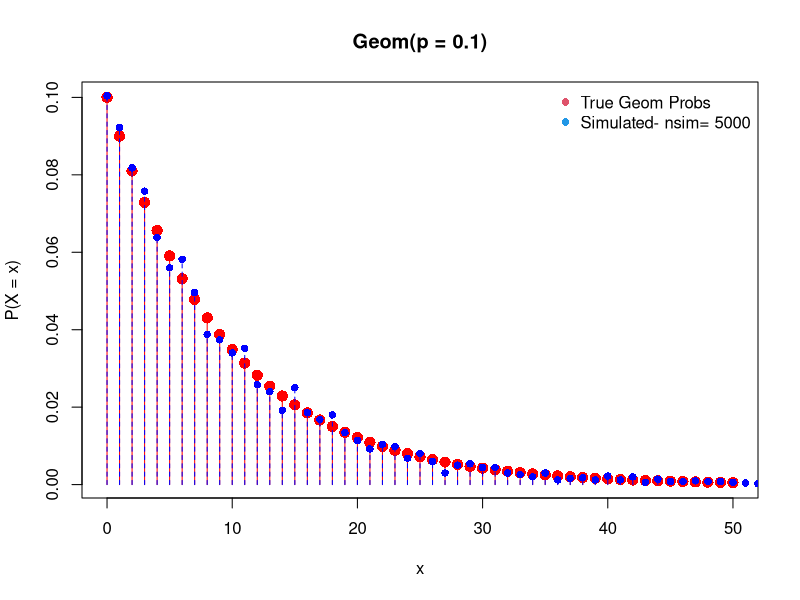

Generate this figure with R:
## ---- chunk 1
knitr::opts_chunk$set(echo = TRUE, fig.width = 4, fig.height = 4)
## ---- chunk 2

rg_fun <-function() {# generate a sequence of 100 independent Bernoulli trials
  samp <-rbinom(n = 100, size = 1, prob = 0.1)
  g <-which(samp==1)[1] - 1
  return(g)}

sim_num <- 5000
x_sim <-replicate(n = sim_num, expr =rg_fun())

# make relative frequencies (empirical probs)
x_rel_freq <- table(x_sim)/sim_num
# make a plot of the pmf of X ~ geom(0.1) for
# x = 0,1,2,..,25
x <- 0:50
plot(x, dgeom(x = x, prob = 0.1),
     type = "h",
     col = "red",
     main = "Geom(p = 0.1)",
     xlab = "x",
     ylab = "P(X = x)")
# add points at probability masses in S_X
points(x, dgeom(x = x, prob = 0.1),
       col = "red",
       pch = 16,
       cex = 1.5)
# add relative frequencies from your simulation
# lines
points(x = as.numeric(names(x_rel_freq)),
       y = x_rel_freq,
       col = "blue",
       type = "h",
       lty = 2)

# points
points(x = as.numeric(names(x_rel_freq)),
       y = x_rel_freq,
       col = "blue",
       lty = 2,
       pch = 16)
# add legend
legend("topright",
       legend=c("True Geom Probs", paste0("Simulated- nsim= ", sim_num)),
       col = c(2,4), pch = 16, bty = "n")

## ---- chunk 3

mean(x_sim)

